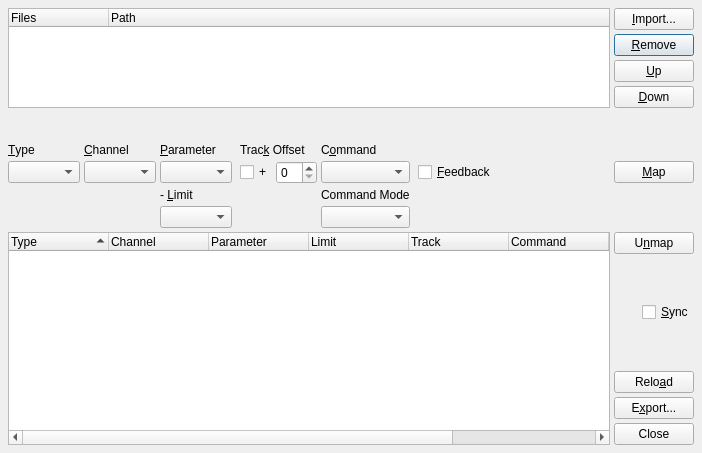
<?xml version="1.0" encoding="UTF-8"?>
<ui version="4.0">
 <author>rncbc aka Rui Nuno Capela</author>
 <comment>qtractor - An Audio/MIDI multi-track sequencer.

   Copyright (C) 2005-2017, rncbc aka Rui Nuno Capela. All rights reserved.

   This program is free software; you can redistribute it and/or
   modify it under the terms of the GNU General Public License
   as published by the Free Software Foundation; either version 2
   of the License, or (at your option) any later version.

   This program is distributed in the hope that it will be useful,
   but WITHOUT ANY WARRANTY; without even the implied warranty of
   MERCHANTABILITY or FITNESS FOR A PARTICULAR PURPOSE.  See the
   GNU General Public License for more details.

   You should have received a copy of the GNU General Public License along
   with this program; if not, write to the Free Software Foundation, Inc.,
   51 Franklin Street, Fifth Floor, Boston, MA 02110-1301 USA.

 </comment>
 <class>qtractorMidiControlForm</class>
 <widget class="QDialog" name="qtractorMidiControlForm">
  <property name="geometry">
   <rect>
    <x>0</x>
    <y>0</y>
    <width>702</width>
    <height>453</height>
   </rect>
  </property>
  <property name="windowTitle">
   <string>Controllers - Qtractor</string>
  </property>
  <property name="windowIcon">
   <iconset resource="qtractor.qrc">
    <normaloff>:/images/itemControllers.png</normaloff>:/images/itemControllers.png</iconset>
  </property>
  <layout class="QGridLayout">
   <item row="1" column="9" colspan="2">
    <widget class="QPushButton" name="RemovePushButton">
     <property name="toolTip">
      <string>Remove controller file</string>
     </property>
     <property name="text">
      <string>&amp;Remove</string>
     </property>
     <property name="icon">
      <iconset resource="qtractor.qrc">
       <normaloff>:/images/formRemove.png</normaloff>:/images/formRemove.png</iconset>
     </property>
    </widget>
   </item>
   <item row="0" column="0" rowspan="4" colspan="9">
    <widget class="QTreeWidget" name="FilesListView">
     <property name="toolTip">
      <string>Controller files</string>
     </property>
     <property name="rootIsDecorated">
      <bool>false</bool>
     </property>
     <property name="uniformRowHeights">
      <bool>true</bool>
     </property>
     <property name="itemsExpandable">
      <bool>false</bool>
     </property>
     <property name="allColumnsShowFocus">
      <bool>true</bool>
     </property>
     <column>
      <property name="text">
       <string>Files</string>
      </property>
     </column>
     <column>
      <property name="text">
       <string>Path</string>
      </property>
     </column>
    </widget>
   </item>
   <item row="0" column="9" colspan="2">
    <widget class="QPushButton" name="ImportPushButton">
     <property name="toolTip">
      <string>Import controller files</string>
     </property>
     <property name="text">
      <string>&amp;Import...</string>
     </property>
     <property name="icon">
      <iconset resource="qtractor.qrc">
       <normaloff>:/images/formOpen.png</normaloff>:/images/formOpen.png</iconset>
     </property>
    </widget>
   </item>
   <item row="4" column="0">
    <widget class="QLabel" name="ControlTypeTextLabel">
     <property name="text">
      <string>&amp;Type</string>
     </property>
     <property name="alignment">
      <set>Qt::AlignBottom|Qt::AlignLeading|Qt::AlignLeft</set>
     </property>
     <property name="buddy">
      <cstring>ControlTypeComboBox</cstring>
     </property>
    </widget>
   </item>
   <item row="3" column="9" colspan="2">
    <widget class="QPushButton" name="MoveDownPushButton">
     <property name="toolTip">
      <string>Move controller file down on list order</string>
     </property>
     <property name="text">
      <string>&amp;Down</string>
     </property>
     <property name="icon">
      <iconset resource="qtractor.qrc">
       <normaloff>:/images/formMoveDown.png</normaloff>:/images/formMoveDown.png</iconset>
     </property>
    </widget>
   </item>
   <item row="2" column="9" colspan="2">
    <widget class="QPushButton" name="MoveUpPushButton">
     <property name="toolTip">
      <string>Move controller file up on list order</string>
     </property>
     <property name="text">
      <string>&amp;Up</string>
     </property>
     <property name="icon">
      <iconset resource="qtractor.qrc">
       <normaloff>:/images/formMoveUp.png</normaloff>:/images/formMoveUp.png</iconset>
     </property>
    </widget>
   </item>
   <item row="4" column="1">
    <widget class="QLabel" name="ChannelTextLabel">
     <property name="text">
      <string>&amp;Channel</string>
     </property>
     <property name="alignment">
      <set>Qt::AlignBottom|Qt::AlignLeading|Qt::AlignLeft</set>
     </property>
     <property name="buddy">
      <cstring>ChannelComboBox</cstring>
     </property>
    </widget>
   </item>
   <item row="4" column="2">
    <widget class="QLabel" name="ParamTextLabel">
     <property name="text">
      <string>&amp;Parameter</string>
     </property>
     <property name="alignment">
      <set>Qt::AlignBottom|Qt::AlignLeading|Qt::AlignLeft</set>
     </property>
     <property name="buddy">
      <cstring>ParamComboBox</cstring>
     </property>
    </widget>
   </item>
   <item row="4" column="4" colspan="2">
    <widget class="QLabel" name="TrackTextLabel">
     <property name="text">
      <string>Trac&amp;k Offset</string>
     </property>
     <property name="alignment">
      <set>Qt::AlignBottom|Qt::AlignLeading|Qt::AlignLeft</set>
     </property>
     <property name="buddy">
      <cstring>TrackSpinBox</cstring>
     </property>
    </widget>
   </item>
   <item row="4" column="6">
    <widget class="QLabel" name="CommandTextLabel">
     <property name="text">
      <string>C&amp;ommand</string>
     </property>
     <property name="alignment">
      <set>Qt::AlignBottom|Qt::AlignLeading|Qt::AlignLeft</set>
     </property>
     <property name="buddy">
      <cstring>CommandComboBox</cstring>
     </property>
    </widget>
   </item>
   <item row="4" column="8">
    <spacer>
     <property name="orientation">
      <enum>Qt::Horizontal</enum>
     </property>
     <property name="sizeHint" stdset="0">
      <size>
       <width>20</width>
       <height>8</height>
      </size>
     </property>
    </spacer>
   </item>
   <item row="4" column="9" colspan="2">
    <spacer>
     <property name="orientation">
      <enum>Qt::Vertical</enum>
     </property>
     <property name="sizeHint" stdset="0">
      <size>
       <width>20</width>
       <height>8</height>
      </size>
     </property>
    </spacer>
   </item>
   <item row="5" column="0">
    <widget class="QComboBox" name="ControlTypeComboBox">
     <property name="toolTip">
      <string>MIDI Event type</string>
     </property>
    </widget>
   </item>
   <item row="5" column="1">
    <widget class="QComboBox" name="ChannelComboBox">
     <property name="toolTip">
      <string>MIDI Channel</string>
     </property>
    </widget>
   </item>
   <item row="5" column="2">
    <widget class="QComboBox" name="ParamComboBox">
     <property name="toolTip">
      <string>MIDI Controller (parameter)</string>
     </property>
    </widget>
   </item>
   <item row="5" column="6">
    <widget class="QComboBox" name="CommandComboBox">
     <property name="toolTip">
      <string>Command action</string>
     </property>
    </widget>
   </item>
   <item row="5" column="5">
    <widget class="QSpinBox" name="TrackSpinBox">
     <property name="toolTip">
      <string>Track offset</string>
     </property>
     <property name="minimum">
      <number>0</number>
     </property>
    </widget>
   </item>
   <item row="5" column="4">
    <widget class="QCheckBox" name="TrackCheckBox">
     <property name="toolTip">
      <string>MIDI parameter (track offset)</string>
     </property>
     <property name="text">
      <string>+</string>
     </property>
    </widget>
   </item>
   <item row="5" column="8">
    <widget class="QCheckBox" name="FeedbackCheckBox">
     <property name="toolTip">
      <string>Command feedback</string>
     </property>
     <property name="text">
      <string>&amp;Feedback</string>
     </property>
    </widget>
   </item>
   <item row="5" column="9" colspan="2">
    <widget class="QPushButton" name="MapPushButton">
     <property name="toolTip">
      <string>Map/update controller command</string>
     </property>
     <property name="text">
      <string>&amp;Map</string>
     </property>
     <property name="icon">
      <iconset resource="qtractor.qrc">
       <normaloff>:/images/formAccept.png</normaloff>:/images/formAccept.png</iconset>
     </property>
    </widget>
   </item>
   <item row="8" column="0" rowspan="7" colspan="9">
    <widget class="QTreeWidget" name="ControlMapListView">
     <property name="minimumSize">
      <size>
       <width>0</width>
       <height>160</height>
      </size>
     </property>
     <property name="toolTip">
      <string>Controller map</string>
     </property>
     <property name="rootIsDecorated">
      <bool>false</bool>
     </property>
     <property name="uniformRowHeights">
      <bool>true</bool>
     </property>
     <property name="itemsExpandable">
      <bool>false</bool>
     </property>
     <property name="sortingEnabled">
      <bool>true</bool>
     </property>
     <property name="allColumnsShowFocus">
      <bool>true</bool>
     </property>
     <column>
      <property name="text">
       <string>Type</string>
      </property>
     </column>
     <column>
      <property name="text">
       <string>Channel</string>
      </property>
     </column>
     <column>
      <property name="text">
       <string>Parameter</string>
      </property>
     </column>
     <column>
      <property name="text">
       <string>Limit</string>
      </property>
     </column>
     <column>
      <property name="text">
       <string>Track</string>
      </property>
     </column>
     <column>
      <property name="text">
       <string>Command</string>
      </property>
     </column>
     <column>
      <property name="text">
       <string>Command Mode</string>
      </property>
     </column>
     <column>
      <property name="text">
       <string>Feedback</string>
      </property>
     </column>
    </widget>
   </item>
   <item row="8" column="9" colspan="2">
    <widget class="QPushButton" name="UnmapPushButton">
     <property name="toolTip">
      <string>Unmap/remove controller command</string>
     </property>
     <property name="text">
      <string>U&amp;nmap</string>
     </property>
     <property name="icon">
      <iconset resource="qtractor.qrc">
       <normaloff>:/images/formReject.png</normaloff>:/images/formReject.png</iconset>
     </property>
    </widget>
   </item>
   <item row="11" column="9" colspan="2">
    <spacer>
     <property name="orientation">
      <enum>Qt::Vertical</enum>
     </property>
     <property name="sizeHint" stdset="0">
      <size>
       <width>20</width>
       <height>8</height>
      </size>
     </property>
    </spacer>
   </item>
   <item row="13" column="9" colspan="2">
    <widget class="QPushButton" name="ExportPushButton">
     <property name="toolTip">
      <string>Export to controller file</string>
     </property>
     <property name="text">
      <string>E&amp;xport...</string>
     </property>
     <property name="icon">
      <iconset resource="qtractor.qrc">
       <normaloff>:/images/formSave.png</normaloff>:/images/formSave.png</iconset>
     </property>
    </widget>
   </item>
   <item row="9" column="9" colspan="2">
    <spacer>
     <property name="orientation">
      <enum>Qt::Vertical</enum>
     </property>
     <property name="sizeHint" stdset="0">
      <size>
       <width>20</width>
       <height>8</height>
      </size>
     </property>
    </spacer>
   </item>
   <item row="10" column="10">
    <widget class="QCheckBox" name="SyncCheckBox">
     <property name="toolTip">
      <string>Enable all controllers immediate sync (hook)</string>
     </property>
     <property name="text">
      <string>&amp;Sync</string>
     </property>
    </widget>
   </item>
   <item row="12" column="9" colspan="2">
    <widget class="QPushButton" name="ReloadPushButton">
     <property name="toolTip">
      <string>Reload/apply all controller files</string>
     </property>
     <property name="text">
      <string>Relo&amp;ad</string>
     </property>
     <property name="icon">
      <iconset resource="qtractor.qrc">
       <normaloff>:/images/formRefresh.png</normaloff>:/images/formRefresh.png</iconset>
     </property>
    </widget>
   </item>
   <item row="14" column="9" colspan="2">
    <widget class="QPushButton" name="ClosePushButton">
     <property name="toolTip">
      <string>Close this dialog</string>
     </property>
     <property name="text">
      <string>Close</string>
     </property>
    </widget>
   </item>
   <item row="6" column="2">
    <widget class="QLabel" name="ParamLimitTextLabel">
     <property name="text">
      <string>- &amp;Limit</string>
     </property>
     <property name="buddy">
      <cstring>ParamLimitComboBox</cstring>
     </property>
    </widget>
   </item>
   <item row="7" column="2">
    <widget class="QComboBox" name="ParamLimitComboBox"/>
   </item>
   <item row="7" column="6">
    <widget class="QComboBox" name="CommandModeComboBox"/>
   </item>
   <item row="6" column="6">
    <widget class="QLabel" name="CommandModeTextLabel">
     <property name="text">
      <string>Command Mode</string>
     </property>
     <property name="buddy">
      <cstring>CommandModeComboBox</cstring>
     </property>
    </widget>
   </item>
  </layout>
 </widget>
 <layoutdefault spacing="4" margin="8"/>
 <tabstops>
  <tabstop>FilesListView</tabstop>
  <tabstop>ImportPushButton</tabstop>
  <tabstop>RemovePushButton</tabstop>
  <tabstop>MoveUpPushButton</tabstop>
  <tabstop>MoveDownPushButton</tabstop>
  <tabstop>ControlTypeComboBox</tabstop>
  <tabstop>ChannelComboBox</tabstop>
  <tabstop>ParamComboBox</tabstop>
  <tabstop>TrackCheckBox</tabstop>
  <tabstop>TrackSpinBox</tabstop>
  <tabstop>CommandComboBox</tabstop>
  <tabstop>FeedbackCheckBox</tabstop>
  <tabstop>MapPushButton</tabstop>
  <tabstop>ControlMapListView</tabstop>
  <tabstop>UnmapPushButton</tabstop>
  <tabstop>SyncCheckBox</tabstop>
  <tabstop>ReloadPushButton</tabstop>
  <tabstop>ExportPushButton</tabstop>
  <tabstop>ClosePushButton</tabstop>
 </tabstops>
 <resources>
  <include location="qtractor.qrc"/>
 </resources>
 <connections/>
</ui>
